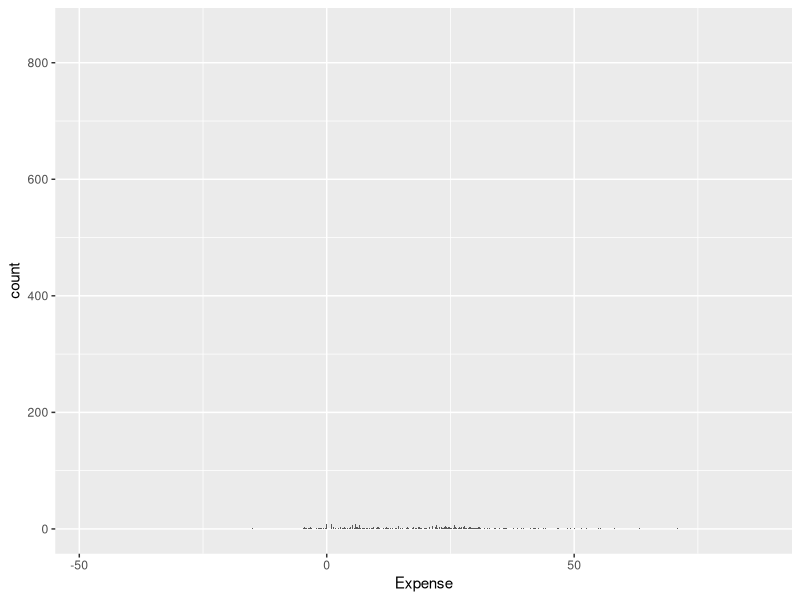

This figure's R source: (Note: this script raises an error after producing the figure.)
## ---- chunk 1
library(knitr)
library(dplyr)
library(tidyverse)
library(ggplot2)
knitr::opts_chunk$set(echo = TRUE)
## ---- chunk 2
# Reading csv
setwd("C:/Users/joshu/OneDrive/Documents/STA302/STA302 Final Project")
Electricity_Data <- read.csv(file="Data_Removed_87.csv", header=TRUE, sep=",")
colnames(Electricity_Data) <- c("Hour", "Expense", "OntarioDemand", "Weekday", "StatHoliday", "Peak", "Temperature")
attach(Electricity_Data)

n = length(Electricity_Data[,1])
Y = cbind(Expense)
X_1 = Hour
X_2 = OntarioDemand
X_2_sq = OntarioDemand^2
X_3 = Weekday
X_4 = StatHoliday
X_5 = Peak
X_6 = Temperature
X_6_sq = Temperature^2
X2_X6 = OntarioDemand*Temperature

# Identity Column
I=rep(1, nrow(Electricity_Data))

# Matrix X
X = cbind(I, X_1, X_2, X_2_sq, X_3, X_4, X_5, X_6, X_6_sq, X2_X6)

# XTX Matrix
XTX = t(X)%*%X

# XY Matrix
XTY = t(X)%*%Y

# Beta
beta = solve(XTX, tol = 1e-22)%*%XTY
beta

# Fitted regression surface
fit = X%*%beta
## ---- chunk 3

ggplot(data=Electricity_Data, aes(x=Expense)) + geom_bar()

## ---- chunk 4

m_X_1 = X_1-mean(X_1)
m_X_2 = X_2-mean(X_2)
m_X_3 = X_3-mean(X_3)
m_X_4 = X_4-mean(X_4)
m_X_5 = X_5-mean(X_5)
m_X_6 = X_6-mean(X_6)

poly.fit_non_center <- lm(formula = Expense ~ X_1 + X_2 + X_3 + X_4 + X_5 + X_6 + X_2_sq + X_6_sq + X2_X6)
summary(poly.fit_non_center)

poly.fit_center <- lm(formula = Expense ~ m_X_1 + m_X_2 + m_X_3 + m_X_4 + m_X_5 + m_X_6 + I(m_X_2^2) + I(m_X_6^2) + I(m_X_2*m_X_6), data = Electricity_Data)

summary(poly.fit_center)

poly.fit1 <- lm(formula = Expense ~ m_X_1 + m_X_2 + m_X_5 + m_X_6 + I(m_X_2^2) + I(m_X_6^2) + I(m_X_2*m_X_6), data = Electricity_Data)
summary(poly.fit1)

poly.fit2 <- lm(formula = Expense ~ m_X_1 + m_X_2 + m_X_5 + m_X_6 + I(m_X_6^2) + I(m_X_2*m_X_6), data = Electricity_Data)
summary(poly.fit2)

poly.fit3 <- lm(formula = Expense ~ m_X_1 + m_X_2 + m_X_5 + m_X_6 + I(m_X_6^2), data = Electricity_Data)
summary(poly.fit3)

poly.fit4 <- lm(formula = Expense ~ X_1 + X_2 + X_5 + X_6, data = Electricity_Data)
summary(poly.fit4)
## ---- chunk 5
# Assumption 4
multi.stdres = rstandard(multi.fit)
qqnorm(simple.stdres, 
       ylab="Standardized Residuals", 
       xlab="Normal Score", 
       main="Normal Q-Q plot") 
qqline(multi.stdres)


## ---- chunk 6
#Analyze Collinearity

pairs(~ Expense + OntarioDemand + Weekday + StatHoliday + Peak + Temperature , data = Electricity_Data)

simple.fit = lm(formula = Expense ~ Hour + OntarioDemand + Weekday + StatHoliday + Peak + Temperature, data = Electricity_Data)
summary(simple.fit)


## ---- chunk 7

cor(cbind(Expense, X_1, X_2, X_3, X_4, X_5, X_6, X_2_sq, X_6_sq, X2_X6))

## ---- chunk 8
# AIC
SSRes1 = sum(resid(poly.fit_non_center)^2)
SSRes2 = sum(resid(poly.fit_center)^2)
SSRes3 = sum(resid(poly.fit1)^2)
SSRes4 = sum(resid(poly.fit2)^2)
SSRes5 = sum(resid(poly.fit3)^2)
SSRes6 = sum(resid(poly.fit4)^2)

p_prime1 = length(coef(poly.fit_non_center))
p_prime2 = length(coef(poly.fit_center))
p_prime3 = length(coef(poly.fit1))
p_prime4 = length(coef(poly.fit2))
p_prime5 = length(coef(poly.fit3))
p_prime6 = length(coef(poly.fit4))

n*log(SSRes1) - n*log(n) + 2*p_prime1
n*log(SSRes2) - n*log(n) + 2*p_prime2
n*log(SSRes3) - n*log(n) + 2*p_prime3
n*log(SSRes4) - n*log(n) + 2*p_prime4
n*log(SSRes5) - n*log(n) + 2*p_prime5
n*log(SSRes6) - n*log(n) + 2*p_prime6


## ---- chunk 9
# C
n
s = summary(multi.fit)$sigma

C1 <- 1 - (SSRes1/s^2) + 2*p_prime1 - n
C2 <- 1 - (SSRes2/s^2) + 2*p_prime2 - n
C3 <- 1 - (SSRes3/s^2) + 2*p_prime3 - n
C4 <- 1 - (SSRes4/s^2) + 2*p_prime4 - n
C5 <- 1 - (SSRes5/s^2) + 2*p_prime5 - n
C6 <- 1 - (SSRes6/s^2) + 2*p_prime6 - n

C1
C2
C3
C4
C5
C6
